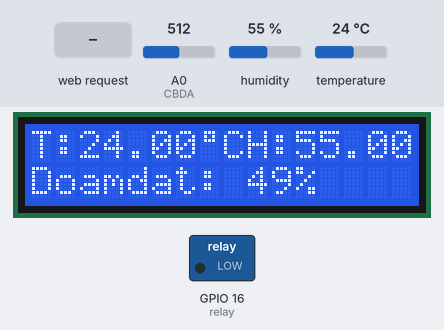
A sketch run on a simulated ESP8266 (NodeMCU). Shown: 16×2 character LCD, switched loads named in the sketch (green lamp = pin HIGH). Inputs (shaded band) come from the test bench; at power-on: temperature 24 °C, A0 (CBDA) = 512, humidity 55 %. WiFi joins after 1.5 s; servers stay silent unless stated; what the sketch prints to the serial monitor is not drawn.

Above: at 5.2 s.
5.3 s: temperature set to 11 °C
At 9.3 s:
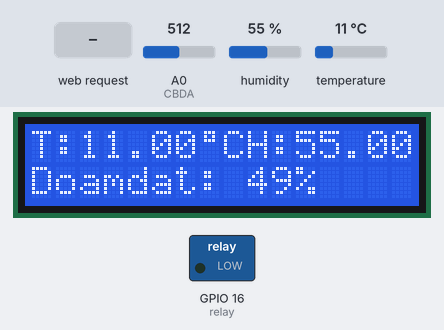
10.1 s: temperature set to 8 °C
At 13.5 s:
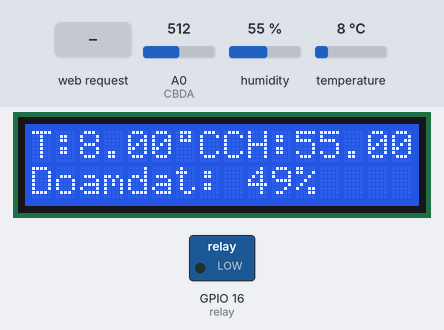
14.1 s: A0 (CBDA) set to 698
At 15.4 s:
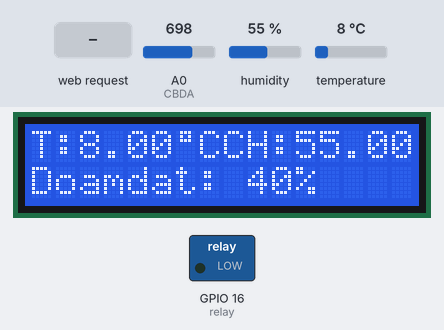
18.1 s: A0 (CBDA) set to 725
At 24.3 s:
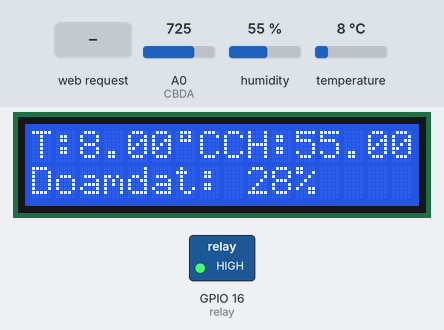
24.6 s: temperature set to 12 °C
At 29.3 s:
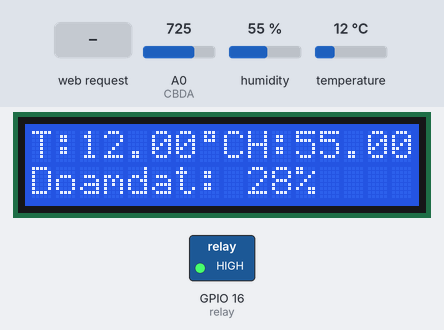
30.1 s: HTTP request GET /off received
At 32.5 s:
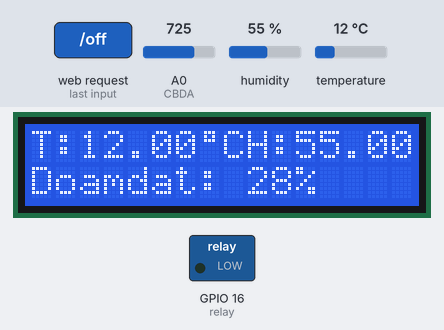
Timing chart, 0 to 33.6 s (numbered marks = the images above; inputs shaded):
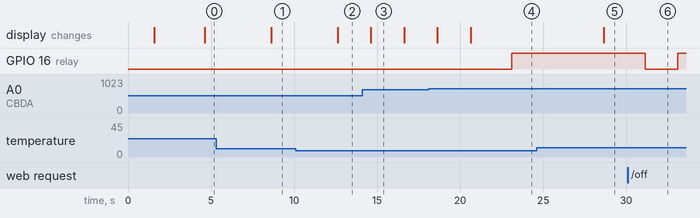

The sketch:

sketch_jun04a.ino
```cpp
int CBDA = A0;
int doamdat;
int relay = 16;

#include <DHT.h>
#include <DHT_U.h>
#include <ESP8266WiFi.h>
#include <Wire.h>
#include <LiquidCrystal_I2C.h>
#define BLYNK_PRINT Serial
#include <ESP8266WiFi.h>
#include <BlynkSimpleEsp8266.h>
#include <SimpleTimer.h>
SimpleTimer timer;


//DHT config
#define DHTPIN 14   // what digital pin we're connected to Chân DATA nối với chân D5
#define DHTTYPE DHT11   // DHT 11
//#define DHTTYPE DHT22   // DHT 22  (AM2302), AM2321
//#define DHTTYPE DHT21   // DHT 21 (AM2301)
DHT dht(DHTPIN, DHTTYPE);

LiquidCrystal_I2C lcd(0x27,16,2);  // set the LCD address to 0x27 for a 16 chars and 2 line display
byte degree[8] = { //phần khai báo mã nhị phân cho màng hình LCD,hiển thị chữ độ C.
  0B01110,
  0B01010,
  0B01110,
  0B00000,
  0B00000,
  0B00000,
  0B00000,
  0B00000
};

// Wi-Fi Settings
const char* ssid = "So nha 56" ;//wireless network name (SSID)Le Xuan Giang's iPhone futureinternetlab3
const char* password = "nhanhoa123456";//your Wi-Fi network password  123456789 rflabwifi
char auth[] = " ee2f1b80b74640608a4ed9ac41dcfed6";
char pass[] ="nhanhoa123456";
WiFiClient client;
//Tạo server
WiFiServer server(80);
// ThingSpeak Settings
const int channelID = 791729; //
String writeAPIKey = "7M6BTCCKCXN2ORTL"; // write API key for your ThingSpeak Channel
const char* server1 = "api.thingspeak.com";
const int postingInterval =  2000; // post data every 2 seconds

void setup() {
        Serial.begin(115200);
        dht.begin();

        //Khai bao chan bat may bom
        pinMode(relay, OUTPUT);

        //Khai bao chan doc so do am dat


        //Kiem tra ket noi Wifi
        Serial.print("Connecting");
        WiFi.begin(ssid, password);
        while (WiFi.status() != WL_CONNECTED) {
                Serial.print(".");
                delay(100);

        }
        Serial.println("\r\nWiFi connected");
        // Khoi dong server
        server.begin();
        Serial.println("Khoi dong Server");

       // In dia chi IP
       Serial.println(WiFi.localIP());

       //Cai dat LCD
                    // initialize the lcd
       lcd.begin();

       // Print a message to the LCD.
       lcd.backlight();
       lcd.setCursor(0,0);
       lcd.print("T:");
       lcd.setCursor(9,0);
       lcd.print("H:");
       lcd.setCursor(0,1);
       lcd.print("Doamdat:");
       lcd.createChar(1, degree);

       //Cai dat Blynk
       Blynk.begin(auth, ssid, pass);

       // Setup a function to be called every second
      timer.setInterval(2000L, DOCCAMBIEN);
      timer.setInterval(10000L,tuoitudong);
      timer.setInterval(2000L,taoweb);

}

void DOCCAMBIEN() {
       // Đọc giá trị nhiệt độ C (mặc định)
        float t = dht.readTemperature();
        // Đọc giá trị độ ẩm
        float h = dht.readHumidity();
        doamdat = giatridoam();
        //kiem tra qua trinh doc
        if (isnan(t) || isnan(h)) {
                Serial.println("Failed to read from DHT sensor!");
                return;
        }
        if (client.connect(server1, 80)) {
               //  Construct API request body
                String postStr = writeAPIKey;
                  postStr += "&field1=";
                  postStr += String(t);
                  postStr += "&field2=";
                  postStr += String(h);
                  postStr += "&field3=";
                  postStr += String(doamdat);
                  postStr += "\r\n\r\n";


                client.print("POST /update HTTP/1.1\n");
                client.print("Host: api.thingspeak.com\n");
                client.print("Connection: close\n");
                client.print("X-THINGSPEAKAPIKEY: " + writeAPIKey + "\n");
                client.print("Content-Type: application/x-www-form-urlencoded\n");
                client.print("Content-Length: ");
                client.print(postStr.length());
                client.print("\n\n");
                client.print(postStr);
                client.print("\n\n");
                Serial.print("Temperature: ");
                Serial.print(t);
                Serial.print(" oC Humidity: ");
                Serial.print(h);
                Serial.print(" % Doamdat: ");
                Serial.print(doamdat);
                Serial.println("% send to Thingspeak");
        }
        client.stop();
        //hien thi len LCD
        Serial.println("Waiting…");
    lcd.setCursor(2,0);
    lcd.print(round(t));
    lcd.write(1);
    lcd.print("C");
    lcd.setCursor(11,0);
    lcd.print(round(h));
    lcd.print(" %");
  if(doamdat>=10){
    lcd.setCursor(9,1);
    lcd.print(doamdat);
    lcd.print("%");
  }
  else{
    lcd.setCursor(9,1);
    lcd.print("0");
    lcd.setCursor(10,1);
    lcd.print(doamdat);
    lcd.print("%");
    }

    Blynk.virtualWrite(V5, h);
    Blynk.virtualWrite(V6, t);
    Blynk.virtualWrite(V7, doamdat);
   if(30>doamdat){
   Blynk.notify("Cây thiếu nước.Yêu cầu tưới cây");
   }
  }
 void loop(){

    Blynk.run();
    timer.run();

 }
 //Doc gia tri do am
int giatridoam(){
   int i = 0;
   int anaValue = 0;
 for (i = 0; i < 10; i++){
    anaValue += analogRead(CBDA); //Đọc giá trị cảm biến độ ẩm đất
    delay(50);   // Đợi đọc giá trị ADC
  }
  anaValue = anaValue / (i);
  anaValue = map(anaValue, 1023, 0, 0, 100); //Ít nước:0%  ==> Nhiều nước 100%
  return anaValue;
}
void taoweb(){

  // Kiem tra neu co client ket noi
  WiFiClient client = server.available();
  if (!client) {
    return;
  }

  // Doi client gui data
  Serial.println("Co client moi");
  while(!client.available()){
  delay(1);
  }

  //  Doc do am
  float h = dht.readHumidity();
  // Doc nhiet do o do C
  float t = dht.readTemperature();
  //Doc do am dat
  doamdat=giatridoam();

  // Doc yeu cau tu client
  String req = client.readStringUntil('\r');
  Serial.println(req);
  client.flush();//Ham doi doc xong het ki tu

  // Kiem tra yeu cau la gi
  if (req.indexOf("/on") != -1){
    digitalWrite(relay, 1);
  }
  else if (req.indexOf("/off") != -1) {
    digitalWrite(relay, 0);
  }

  client.flush();

  // Chuan bi thong tin phan hoi
  String s = "HTTP/1.1 200 OK\r\nContent-Type: text/html\r\n\r\n";
         s += "<head>";
         s += "<meta name=\"viewport\" content=\"width=device-width, initial-scale=1\">";
         s += "<script src=\"https://code.jquery.com/jquery-2.1.3.min.js\"></script>";
         s += "<link rel=\"stylesheet\" href=\"https://maxcdn.bootstrapcdn.com/bootstrap/3.3.4/css/bootstrap.min.css\">";
         s += "</head>";
         s += "<div class=\"container\">";
         s += "<h1>       THEO DOI NHIET DO , DO AM VA DIEU KHIEN MAY BOM NUOC    </h1>";
         s += "<div class=\"row\">";
         s += "<div class=\"col-md-2\"><input class=\"btn btn-block btn-lg btn-primary\" type=\"button\" value=\"On\" onclick=\"on()\"></div>";
         s += "<div class=\"col-md-2\"><input class=\"btn btn-block btn-lg btn-danger\" type=\"button\" value=\"Off\" onclick=\"off()\"></div>";
         s += "<div class=\"row\">";
         s += "<div class=\"col-md-3\">Nhiet do: </div><div class=\"col-md-3\">" + String(t) + "</div>";
         s += "<div class=\"col-md-3\">Do am: </div><div class=\"col-md-3\">" + String(h) + "</div>";
         s += "<div class=\"col-md-3\">Do am dat: </div><div class=\"col-md-3\">" + String(doamdat) + "</div>";
         s += "</div></div>";
         s += "<script>function on() {$.get(\"/on\");}</script>";
         s += "<script>function off() {$.get(\"/off\");}</script>";

  // Gui thong tin cho client
  client.print(s);
  delay(1);
  Serial.println("Ngat ket noi Client");

}
void tuoitudong(){

 doamdat=giatridoam();
Serial.print("Do am dat :");


    if(doamdat > 50){
    digitalWrite(relay, LOW);

  }else if(doamdat < 30){
    digitalWrite(relay,HIGH );

  }else{
     digitalWrite(relay, LOW);

    }

  }
```

Measured:
- the behaviour switches between 10 and 9 °C on temperature (found by bisection; images 1 and 2)
- the behaviour switches between 710 and 711 on A0 (CBDA) (found by bisection; images 3 and 4)
- after the input at 5.3 s, the display: changes after 3.3 s (image 1)
- after the input at 10.1 s, the display: changes after 2.5 s (image 2)
- after the input at 14.1 s, the display: changes after 0.51 s (image 3)
- after the input at 18.1 s, GPIO 16 (relay): LOW → HIGH after 5.0 s; the display: first changes after 0.51 s (image 4 shows a later state)
- after the input at 24.6 s, the display: changes after 4.0 s (image 5)
- after the input at 30.1 s, GPIO 16 (relay): HIGH → LOW after 1.0 s, → HIGH 2.0 s later
